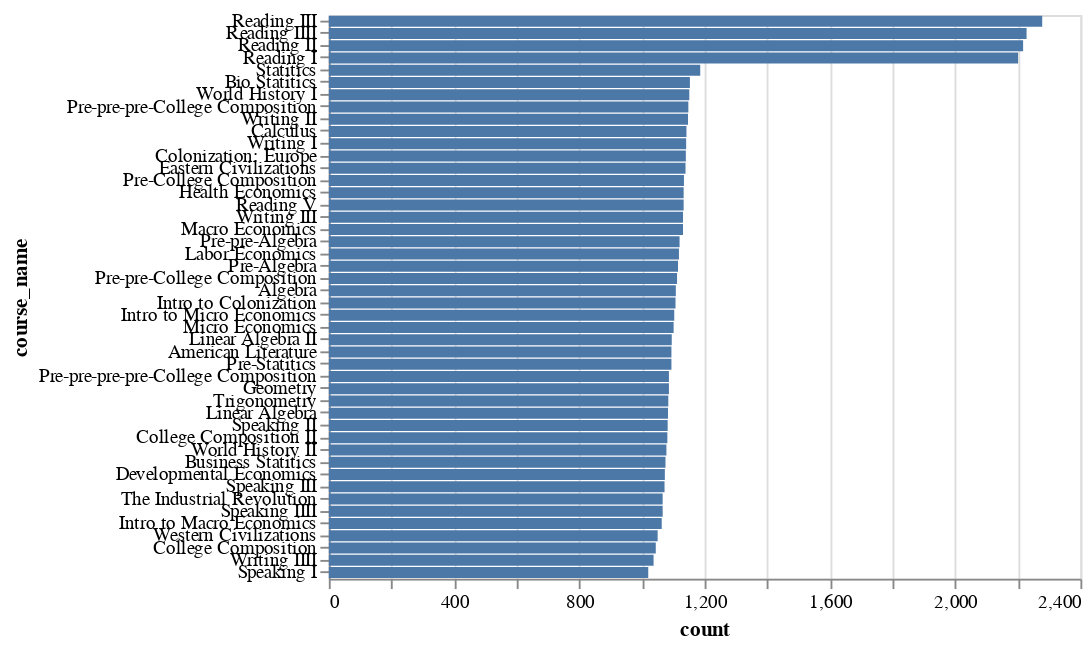

The code cell stored with this chart in its notebook:
### Code cell
data.sort_values('count', ascending = False, inplace = True)

alt.Chart(data).mark_bar().encode(
    x = 'count:Q',
    y = alt.Y('course_name:N', scale = alt.Scale(domain = list(data['course_name'])))
)

### Figure 1 — Vega-Lite specification as saved in the notebook (floating-point values rounded to 4 significant figures)
{"$schema": "https://vega.github.io/schema/vega-lite/v2.4.3.json", "config": {"view": {"height": 300, "width": 400}}, "data": {"values": [{"count": 2278, "course_name": "Reading III"}, {"count": 2228, "course_name": "Reading IIII"}, {"count": 2217, "course_name": "Reading II"}, {"count": 2201, "course_name": "Reading I"}, {"count": 1186, "course_name": "Statitics"}, {"count": 1153, "course_name": "Bio Statitics"}, {"count": 1151, "course_name": "World History I"}, {"count": 1148, "course_name": "Pre-pre-pre-College Composition"}, {"count": 1147, "course_name": "Writing II"}, {"count": 1142, "course_name": "Calculus"}, {"count": 1141, "course_name": "Writing I"}, {"count": 1140, "course_name": "Colonization: Europe"}, {"count": 1139, "course_name": "Eastern Civilizations"}, {"count": 1134, "course_name": "Pre-College Composition"}, {"count": 1133, "course_name": "Health Economics"}, {"count": 1133, "course_name": "Reading V"}, {"count": 1131, "course_name": "Writing III"}, {"count": 1131, "course_name": "Macro Economics"}, {"count": 1120, "course_name": "Pre-pre-Algebra"}, {"count": 1118, "course_name": "Labor Economics"}, {"count": 1115, "course_name": "Pre-Algebra"}, {"count": 1112, "course_name": "Pre-pre-College Composition"}, {"count": 1108, "course_name": "Algebra"}, {"count": 1107, "course_name": "Intro to Colonization"}, {"count": 1103, "course_name": "Intro to Micro Economics"}, {"count": 1101, "course_name": "Micro Economics"}, {"count": 1095, "course_name": "Linear Algebra II"}, {"count": 1094, "course_name": "American Literature"}, {"count": 1094, "course_name": "Pre-Statitics"}, {"count": 1086, "course_name": "Pre-pre-pre-pre-College Composition"}, {"count": 1086, "course_name": "Geometry"}, {"count": 1084, "course_name": "Trigonometry"}, {"count": 1083, "course_name": "Linear Algebra"}, {"count": 1082, "course_name": "Speaking II"}, {"count": 1081, "course_name": "College Composition II"}, {"count": 1078, "course_name": "World History II"}, {"count": 1075, "course_name": "Business Statitics"}, {"count": 1073, "course_name": "Developmental Economics"}, {"count": 1072, "course_name": "Speaking III"}, {"count": 1066, "course_name": "The Industrial Revolution"}, {"count": 1066, "course_name": "Speaking IIII"}, {"count": 1063, "course_name": "Intro to Macro Economics"}, {"count": 1050, "course_name": "Western Civilizations"}, {"count": 1044, "course_name": "College Composition"}, {"count": 1037, "course_name": "Writing IIII"}, {"count": 1020, "course_name": "Speaking I"}]}, "encoding": {"x": {"field": "count", "type": "quantitative"}, "y": {"field": "course_name", "scale": {"domain": ["Reading III", "Reading IIII", "Reading II", "Reading I", "Statitics", "Bio Statitics", "World History I", "Pre-pre-pre-College Composition", "Writing II", "Calculus", "Writing I", "Colonization: Europe", "Eastern Civilizations", "Pre-College Composition", "Health Economics", "Reading V", "Writing III", "Macro Economics", "Pre-pre-Algebra", "Labor Economics", "Pre-Algebra", "Pre-pre-College Composition", "Algebra", "Intro to Colonization", "Intro to Micro Economics", "Micro Economics", "Linear Algebra II", "American Literature", "Pre-Statitics", "Pre-pre-pre-pre-College Composition", "Geometry", "Trigonometry", "Linear Algebra", "Speaking II", "College Composition II", "World History II", "Business Statitics", "Developmental Economics", "Speaking III", "The Industrial Revolution", "Speaking IIII", "Intro to Macro Economics", "Western Civilizations", "College Composition", "Writing IIII", "Speaking I"]}, "type": "nominal"}}, "mark": "bar"}
